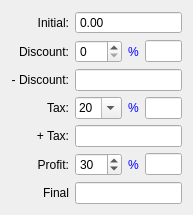
<ui version="4.0" >
 <class>Tax</class>
 <widget class="QWidget" name="Tax" >
  <property name="geometry" >
   <rect>
    <x>0</x>
    <y>0</y>
    <width>193</width>
    <height>200</height>
   </rect>
  </property>
  <property name="windowTitle" >
   <string>Form</string>
  </property>
  <layout class="QGridLayout" name="gridLayout" >
   <item row="0" column="0" >
    <widget class="QLabel" name="label" >
     <property name="text" >
      <string>Initial:</string>
     </property>
     <property name="alignment" >
      <set>Qt::AlignRight|Qt::AlignTrailing|Qt::AlignVCenter</set>
     </property>
     <property name="buddy" >
      <cstring>Inicial</cstring>
     </property>
    </widget>
   </item>
   <item row="0" column="1" colspan="3" >
    <widget class="QDoubleSpinBox" name="Inicial" >
     <property name="locale" >
      <locale country="UnitedStates" language="English" />
     </property>
     <property name="buttonSymbols" >
      <enum>QAbstractSpinBox::NoButtons</enum>
     </property>
     <property name="accelerated" >
      <bool>true</bool>
     </property>
     <property name="correctionMode" >
      <enum>QAbstractSpinBox::CorrectToNearestValue</enum>
     </property>
     <property name="prefix" >
      <string/>
     </property>
     <property name="suffix" >
      <string/>
     </property>
     <property name="maximum" >
      <double>99999.990000000005239</double>
     </property>
    </widget>
   </item>
   <item row="1" column="0" >
    <widget class="QLabel" name="label_2" >
     <property name="text" >
      <string>Discount:</string>
     </property>
     <property name="alignment" >
      <set>Qt::AlignRight|Qt::AlignTrailing|Qt::AlignVCenter</set>
     </property>
     <property name="buddy" >
      <cstring>DescP</cstring>
     </property>
    </widget>
   </item>
   <item row="1" column="1" >
    <widget class="QSpinBox" name="DescP" />
   </item>
   <item row="1" column="2" >
    <widget class="QLabel" name="label_8" >
     <property name="palette" >
      <palette>
       <active>
        <colorrole role="WindowText" >
         <brush brushstyle="SolidPattern" >
          <color alpha="255" >
           <red>0</red>
           <green>0</green>
           <blue>255</blue>
          </color>
         </brush>
        </colorrole>
        <colorrole role="Text" >
         <brush brushstyle="SolidPattern" >
          <color alpha="255" >
           <red>0</red>
           <green>0</green>
           <blue>255</blue>
          </color>
         </brush>
        </colorrole>
       </active>
       <inactive>
        <colorrole role="WindowText" >
         <brush brushstyle="SolidPattern" >
          <color alpha="255" >
           <red>0</red>
           <green>0</green>
           <blue>255</blue>
          </color>
         </brush>
        </colorrole>
        <colorrole role="Text" >
         <brush brushstyle="SolidPattern" >
          <color alpha="255" >
           <red>0</red>
           <green>0</green>
           <blue>255</blue>
          </color>
         </brush>
        </colorrole>
       </inactive>
       <disabled>
        <colorrole role="WindowText" >
         <brush brushstyle="SolidPattern" >
          <color alpha="255" >
           <red>118</red>
           <green>116</green>
           <blue>108</blue>
          </color>
         </brush>
        </colorrole>
        <colorrole role="Text" >
         <brush brushstyle="SolidPattern" >
          <color alpha="255" >
           <red>118</red>
           <green>116</green>
           <blue>108</blue>
          </color>
         </brush>
        </colorrole>
       </disabled>
      </palette>
     </property>
     <property name="text" >
      <string>%</string>
     </property>
     <property name="alignment" >
      <set>Qt::AlignCenter</set>
     </property>
     <property name="buddy" >
      <cstring>Desc</cstring>
     </property>
    </widget>
   </item>
   <item row="1" column="3" >
    <widget class="QLineEdit" name="Desc" >
     <property name="readOnly" >
      <bool>true</bool>
     </property>
    </widget>
   </item>
   <item row="2" column="0" >
    <widget class="QLabel" name="label_3" >
     <property name="text" >
      <string>- Discount:</string>
     </property>
     <property name="alignment" >
      <set>Qt::AlignRight|Qt::AlignTrailing|Qt::AlignVCenter</set>
     </property>
     <property name="buddy" >
      <cstring>DescT</cstring>
     </property>
    </widget>
   </item>
   <item row="2" column="1" colspan="3" >
    <widget class="QLineEdit" name="DescT" >
     <property name="readOnly" >
      <bool>true</bool>
     </property>
    </widget>
   </item>
   <item row="3" column="0" >
    <widget class="QLabel" name="label_4" >
     <property name="text" >
      <string>Tax:</string>
     </property>
     <property name="alignment" >
      <set>Qt::AlignRight|Qt::AlignTrailing|Qt::AlignVCenter</set>
     </property>
     <property name="buddy" >
      <cstring>taxP</cstring>
     </property>
    </widget>
   </item>
   <item row="3" column="1" >
    <widget class="QComboBox" name="taxP" >
     <property name="editable" >
      <bool>true</bool>
     </property>
     <property name="currentIndex" >
      <number>3</number>
     </property>
     <item>
      <property name="text" >
       <string>0</string>
      </property>
     </item>
     <item>
      <property name="text" >
       <string>5</string>
      </property>
     </item>
     <item>
      <property name="text" >
       <string>12</string>
      </property>
     </item>
     <item>
      <property name="text" >
       <string>20</string>
      </property>
     </item>
    </widget>
   </item>
   <item row="3" column="2" >
    <widget class="QLabel" name="label_9" >
     <property name="palette" >
      <palette>
       <active>
        <colorrole role="WindowText" >
         <brush brushstyle="SolidPattern" >
          <color alpha="255" >
           <red>0</red>
           <green>0</green>
           <blue>255</blue>
          </color>
         </brush>
        </colorrole>
        <colorrole role="Text" >
         <brush brushstyle="SolidPattern" >
          <color alpha="255" >
           <red>0</red>
           <green>0</green>
           <blue>255</blue>
          </color>
         </brush>
        </colorrole>
       </active>
       <inactive>
        <colorrole role="WindowText" >
         <brush brushstyle="SolidPattern" >
          <color alpha="255" >
           <red>0</red>
           <green>0</green>
           <blue>255</blue>
          </color>
         </brush>
        </colorrole>
        <colorrole role="Text" >
         <brush brushstyle="SolidPattern" >
          <color alpha="255" >
           <red>0</red>
           <green>0</green>
           <blue>255</blue>
          </color>
         </brush>
        </colorrole>
       </inactive>
       <disabled>
        <colorrole role="WindowText" >
         <brush brushstyle="SolidPattern" >
          <color alpha="255" >
           <red>118</red>
           <green>116</green>
           <blue>108</blue>
          </color>
         </brush>
        </colorrole>
        <colorrole role="Text" >
         <brush brushstyle="SolidPattern" >
          <color alpha="255" >
           <red>118</red>
           <green>116</green>
           <blue>108</blue>
          </color>
         </brush>
        </colorrole>
       </disabled>
      </palette>
     </property>
     <property name="text" >
      <string>%</string>
     </property>
     <property name="alignment" >
      <set>Qt::AlignCenter</set>
     </property>
     <property name="buddy" >
      <cstring>tax</cstring>
     </property>
    </widget>
   </item>
   <item row="3" column="3" >
    <widget class="QLineEdit" name="tax" >
     <property name="readOnly" >
      <bool>true</bool>
     </property>
    </widget>
   </item>
   <item row="4" column="0" >
    <widget class="QLabel" name="label_5" >
     <property name="text" >
      <string>+ Tax:</string>
     </property>
     <property name="alignment" >
      <set>Qt::AlignRight|Qt::AlignTrailing|Qt::AlignVCenter</set>
     </property>
     <property name="buddy" >
      <cstring>taxT</cstring>
     </property>
    </widget>
   </item>
   <item row="4" column="1" colspan="3" >
    <widget class="QLineEdit" name="taxT" >
     <property name="readOnly" >
      <bool>true</bool>
     </property>
    </widget>
   </item>
   <item row="5" column="0" >
    <widget class="QLabel" name="label_6" >
     <property name="text" >
      <string>Profit:</string>
     </property>
     <property name="alignment" >
      <set>Qt::AlignRight|Qt::AlignTrailing|Qt::AlignVCenter</set>
     </property>
     <property name="buddy" >
      <cstring>LucroP</cstring>
     </property>
    </widget>
   </item>
   <item row="5" column="1" >
    <widget class="QSpinBox" name="LucroP" >
     <property name="maximum" >
      <number>100</number>
     </property>
     <property name="singleStep" >
      <number>5</number>
     </property>
     <property name="value" >
      <number>30</number>
     </property>
    </widget>
   </item>
   <item row="5" column="2" >
    <widget class="QLabel" name="label_10" >
     <property name="palette" >
      <palette>
       <active>
        <colorrole role="WindowText" >
         <brush brushstyle="SolidPattern" >
          <color alpha="255" >
           <red>0</red>
           <green>0</green>
           <blue>255</blue>
          </color>
         </brush>
        </colorrole>
        <colorrole role="Text" >
         <brush brushstyle="SolidPattern" >
          <color alpha="255" >
           <red>0</red>
           <green>0</green>
           <blue>255</blue>
          </color>
         </brush>
        </colorrole>
       </active>
       <inactive>
        <colorrole role="WindowText" >
         <brush brushstyle="SolidPattern" >
          <color alpha="255" >
           <red>0</red>
           <green>0</green>
           <blue>255</blue>
          </color>
         </brush>
        </colorrole>
        <colorrole role="Text" >
         <brush brushstyle="SolidPattern" >
          <color alpha="255" >
           <red>0</red>
           <green>0</green>
           <blue>255</blue>
          </color>
         </brush>
        </colorrole>
       </inactive>
       <disabled>
        <colorrole role="WindowText" >
         <brush brushstyle="SolidPattern" >
          <color alpha="255" >
           <red>118</red>
           <green>116</green>
           <blue>108</blue>
          </color>
         </brush>
        </colorrole>
        <colorrole role="Text" >
         <brush brushstyle="SolidPattern" >
          <color alpha="255" >
           <red>118</red>
           <green>116</green>
           <blue>108</blue>
          </color>
         </brush>
        </colorrole>
       </disabled>
      </palette>
     </property>
     <property name="text" >
      <string>%</string>
     </property>
     <property name="alignment" >
      <set>Qt::AlignCenter</set>
     </property>
     <property name="buddy" >
      <cstring>Lucro</cstring>
     </property>
    </widget>
   </item>
   <item row="5" column="3" >
    <widget class="QLineEdit" name="Lucro" >
     <property name="readOnly" >
      <bool>true</bool>
     </property>
    </widget>
   </item>
   <item row="6" column="0" >
    <widget class="QLabel" name="label_7" >
     <property name="text" >
      <string>Final</string>
     </property>
     <property name="alignment" >
      <set>Qt::AlignRight|Qt::AlignTrailing|Qt::AlignVCenter</set>
     </property>
     <property name="buddy" >
      <cstring>Final</cstring>
     </property>
    </widget>
   </item>
   <item row="6" column="1" colspan="3" >
    <widget class="QLineEdit" name="Final" >
     <property name="readOnly" >
      <bool>true</bool>
     </property>
    </widget>
   </item>
   <item row="7" column="0" >
    <spacer name="verticalSpacer" >
     <property name="orientation" >
      <enum>Qt::Vertical</enum>
     </property>
     <property name="sizeHint" stdset="0" >
      <size>
       <width>20</width>
       <height>40</height>
      </size>
     </property>
    </spacer>
   </item>
  </layout>
 </widget>
 <resources/>
 <connections>
  <connection>
   <sender>Inicial</sender>
   <signal>valueChanged(double)</signal>
   <receiver>Tax</receiver>
   <slot>doCalc()</slot>
   <hints>
    <hint type="sourcelabel" >
     <x>104</x>
     <y>15</y>
    </hint>
    <hint type="destinationlabel" >
     <x>8</x>
     <y>15</y>
    </hint>
   </hints>
  </connection>
  <connection>
   <sender>DescP</sender>
   <signal>valueChanged(int)</signal>
   <receiver>Tax</receiver>
   <slot>doCalc()</slot>
   <hints>
    <hint type="sourcelabel" >
     <x>88</x>
     <y>42</y>
    </hint>
    <hint type="destinationlabel" >
     <x>5</x>
     <y>45</y>
    </hint>
   </hints>
  </connection>
  <connection>
   <sender>taxP</sender>
   <signal>currentIndexChanged(int)</signal>
   <receiver>Tax</receiver>
   <slot>doCalc()</slot>
   <hints>
    <hint type="sourcelabel" >
     <x>86</x>
     <y>97</y>
    </hint>
    <hint type="destinationlabel" >
     <x>6</x>
     <y>94</y>
    </hint>
   </hints>
  </connection>
  <connection>
   <sender>LucroP</sender>
   <signal>valueChanged(int)</signal>
   <receiver>Tax</receiver>
   <slot>doCalc()</slot>
   <hints>
    <hint type="sourcelabel" >
     <x>86</x>
     <y>149</y>
    </hint>
    <hint type="destinationlabel" >
     <x>6</x>
     <y>146</y>
    </hint>
   </hints>
  </connection>
 </connections>
 <slots>
  <slot>doCalc()</slot>
 </slots>
</ui>
